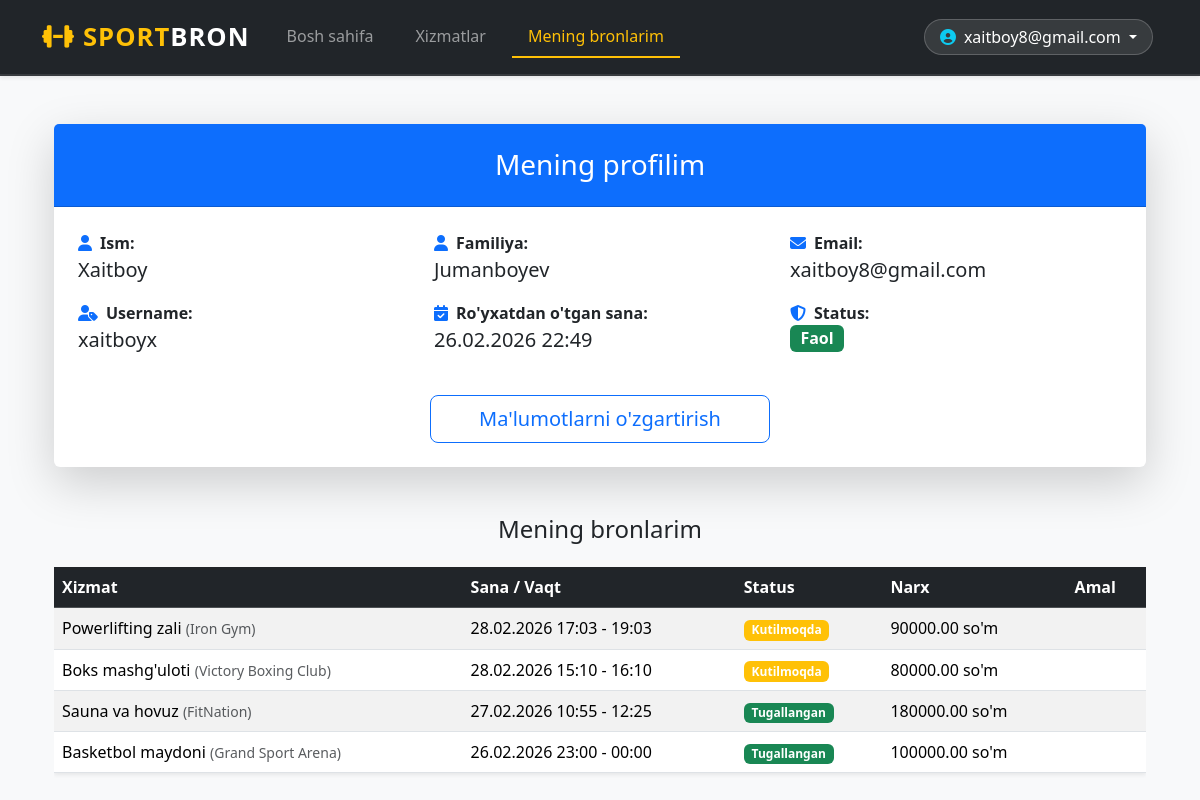
/users/profile/ (signed in), run on an earlier commit of the app's database.
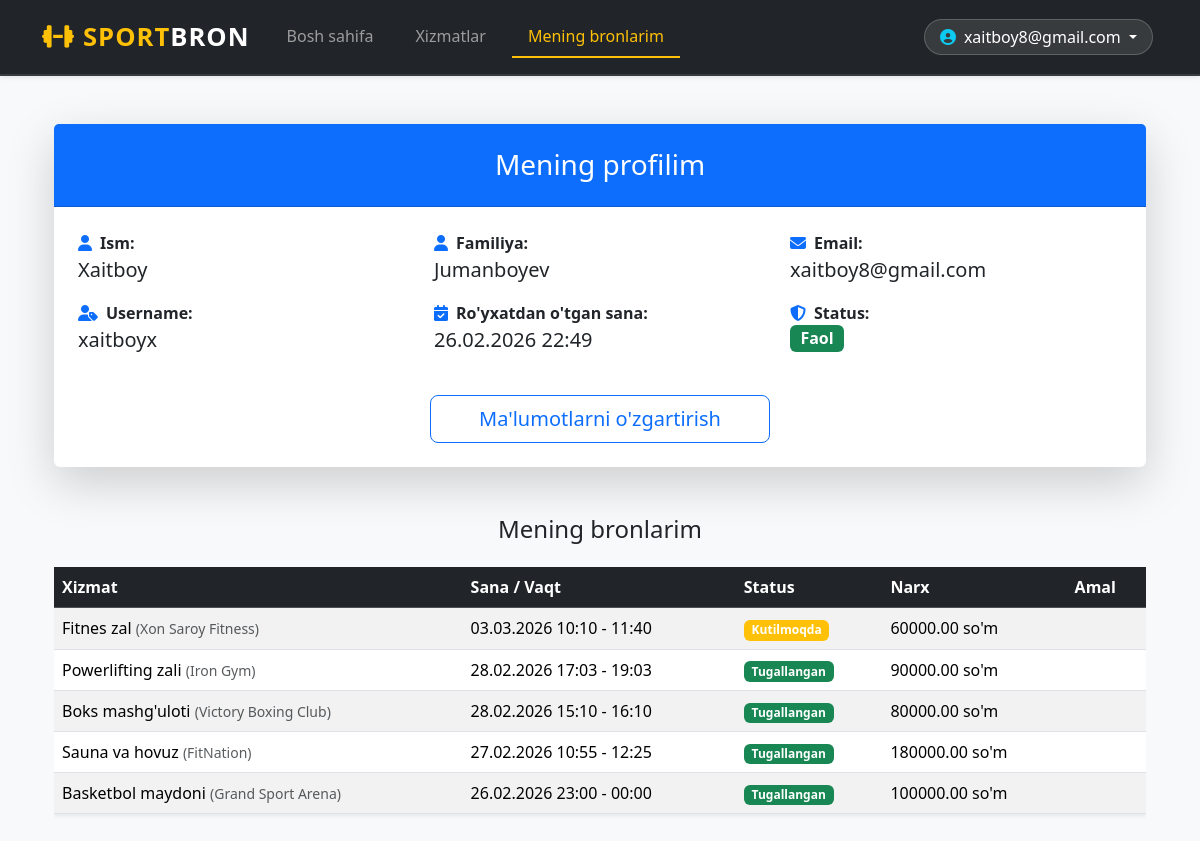
And on a later commit of the database.
### users/models.py (models this page shows)
class User(AbstractUser):
    email = models.EmailField(unique=True)
    strike_count = models.IntegerField(default=0)
    blocked_until = models.DateTimeField(null=True, blank=True)
    is_email_verified = models.BooleanField(default=False)
    USERNAME_FIELD = "email"
    REQUIRED_FIELDS = ["username"]

### bookings/models.py (models this page shows, shortened)
class Booking(models.Model):
    STATUS_CHOICES = [
        ("pending", "Pending"),
        ("in_progress", "In Progress"),
        ("cancelled", "Cancelled"),
        ("completed", "Completed"),
        ("not_attended", "Not Attended"),
    ]
    user = models.ForeignKey(settings.AUTH_USER_MODEL, on_delete=models.CASCADE)
    service = models.ForeignKey(Service, on_delete=models.CASCADE)
    start_time = models.DateTimeField()
    end_time = models.DateTimeField()
    people_count = models.PositiveIntegerField(default=1)
    total_price = models.DecimalField(max_digits=10, decimal_places=2, editable=False)
    status = models.CharField(max_length=20, choices=STATUS_CHOICES, default="pending")
    created_at = models.DateTimeField(auto_now_add=True)
    updated_at = models.DateTimeField(auto_now=True)
    class Meta:
        ordering = ["-start_time"]
        indexes = [
            models.Index(fields=["service", "start_time", "end_time", "status"]),
            models.Index(fields=["user", "start_time", "status"]),
        ]
    def can_cancel(self):
        now = timezone.now()
        if now >= self.start_time:
            return False

### facilities/models.py (models this page shows, shortened)
class Service(models.Model):
    facility = models.ForeignKey(Facility, on_delete=models.CASCADE)
    name = models.CharField(max_length=255)
    price_per_hour = models.DecimalField(max_digits=10, decimal_places=2)
    capacity = models.IntegerField()
    is_exclusive = models.BooleanField(default=False)
    image = models.ImageField(
        upload_to='services/',
        null=True,
        blank=True,
        verbose_name="Xizmat rasmi"
    )

class Facility(models.Model):
    name = models.CharField(max_length=255)
    location = models.CharField(max_length=255)
    description = models.TextField()
    map_url = models.URLField(
        max_length=500,
        blank=True,
        null=True,
        verbose_name="Xarita havolasi (Google Maps)",
        help_text="Google Mapsdan joyni ulashgan linkni bu yerga qo‘ying"
    )
    latitude = models.FloatField(null=True, blank=True)
    longitude = models.FloatField(null=True, blank=True)

### users/views.py (the view)
# urls.py: path("profile/", profile, name="profile"),
@login_required
def profile(request):
    bookings = Booking.objects.filter(
        user=request.user
    ).select_related('service__facility').order_by('-start_time')
    context = {
        'user': request.user,
        'blocked_until_local': timezone.localtime(request.user.blocked_until) if request.user.blocked_until else None,
        'bookings': bookings,
        'now': timezone.now(),
    }
    return render(request, "profile.html", context)

### templates/profile.html (shortened to what this page needs)
{% extends "base.html" %}
{% block content %}
<div class="container my-5">
    <div class="card shadow-lg border-0 mb-5">
        <div class="card-header bg-primary text-white text-center py-4">
            <h3 class="mb-0">Mening profilim</h3>
        </div>
        <div class="card-body p-4">
            <div class="row text-center text-md-start">
                <div class="col-md-4 mb-3">
                    <strong><i class="fas fa-user me-2 text-primary"></i>Ism:</strong><br>
                    <span class="fs-5">{{ user.first_name|default:"Belgilanmagan" }}</span>
                </div>
                <div class="col-md-4 mb-3">
                    <strong><i class="fas fa-user me-2 text-primary"></i>Familiya:</strong><br>
                    <span class="fs-5">{{ user.last_name|default:"Belgilanmagan" }}</span>
                </div>
                <div class="col-md-4 mb-3">
                    <strong><i class="fas fa-envelope me-2 text-primary"></i>Email:</strong><br>
                    <span class="fs-5">{{ user.email }}</span>
                </div>
                <div class="col-md-4 mb-3">
                    <strong><i class="fas fa-user-tag me-2 text-primary"></i>Username:</strong><br>
                    <span class="fs-5">{{ user.username|default:"Belgilanmagan" }}</span>
                </div>
                <div class="col-md-4 mb-3">
                    <strong><i class="fas fa-calendar-check me-2 text-primary"></i>Ro'yxatdan o'tgan sana:</strong><br>
                    <span class="fs-5">{{ user.date_joined|date:"d.m.Y H:i" }}</span>
                </div>
                <div class="col-md-4 mb-3">
                    <strong><i class="fas fa-shield-alt me-2 text-primary"></i>Status:</strong><br>
                    {% if blocked_until_local and blocked_until_local > now %}
                        <span class="badge bg-danger fs-6">
                            Bloklangan ({{ blocked_until_local|date:"d.m.Y H:i" }} gacha)
                        </span>
                    {% else %}
                        <span class="badge bg-success fs-6">Faol</span>
                    {% endif %}
                </div>
            </div>
            <div class="text-center mt-4">
                <a href="{% url 'edit_profile' %}" class="btn btn-outline-primary btn-lg px-5">
                    Ma'lumotlarni o'zgartirish
                </a>
            </div>
        </div>
    </div>
    <h4 class="mb-4 text-center">Mening bronlarim</h4>
    {% if bookings %}
    <div class="table-responsive">
        <table class="table table-hover table-striped shadow-sm">
            <thead class="table-dark">
                <tr>
                    <th>Xizmat</th>
                    <th>Sana / Vaqt</th>
                    <th>Status</th>
                    <th>Narx</th>
                    <th>Amal</th>
                </tr>
            </thead>
            <tbody>
                {% for booking in bookings %}
                <tr>
                    <td>{{ booking.service.name }} <small class="text-muted">({{ booking.service.facility.name }})</small></td>
                    <td>{{ booking.start_time|date:"d.m.Y H:i" }} - {{ booking.end_time|date:"H:i" }}</td>
                    <td>
                        {% if booking.status == "pending" %}<span class="badge bg-warning">Kutilmoqda</span>{% endif %}
                        {% if booking.status == "completed" %}<span class="badge bg-success">Tugallangan</span>{% endif %}
                    </td>
                    <td>{{ booking.total_price }} so'm</td>
                    <td>
                    </td>
                </tr>
                {% endfor %}
            </tbody>
        </table>
    </div>
    {% else %}
    <div class="alert alert-info text-center py-5">
        <h5>Hozircha bronlar yo'q</h5>
        <a href="{% url 'facilities:service_list' %}" class="btn btn-primary mt-3">Xizmatlarni ko'rish</a>
    </div>
    {% endif %}
</div>
{% endblock %}

### templates/base.html (shortened to what this page needs)
{% load static %}
<!DOCTYPE html>
<html lang="uz">
<head>
    <link href="https://cdn.jsdelivr.net/npm/bootstrap@5.3.3/dist/css/bootstrap.min.css" rel="stylesheet">
    <link rel="stylesheet" href="https://cdnjs.cloudflare.com/ajax/libs/font-awesome/6.5.0/css/all.min.css">
</head>
<body>
<nav class="navbar navbar-expand-lg navbar-dark bg-dark shadow-sm sticky-top">
    <div class="container">
        <a class="navbar-brand fw-bold text-warning" href="{% url 'home' %}">
            <i class="fas fa-dumbbell me-2"></i>SPORT<span class="text-white">BRON</span>
        </a>
        <div class="collapse navbar-collapse" id="navbarContent">
            <ul class="navbar-nav me-auto mb-2 mb-lg-0">
                <li class="nav-item">
                    <a class="nav-link {% if request.resolver_match.url_name == 'home' %}active{% endif %}" href="{% url 'home' %}">Bosh sahifa</a>
                </li>
                {% if user.is_authenticated %}
                    <li class="nav-item">
                        <a class="nav-link {% if 'service' in request.path %}active{% endif %}" href="{% url 'facilities:service_list' %}">Xizmatlar</a>
                    </li>
                    <li class="nav-item">
                        <a class="nav-link {% if 'profile' in request.path %}active{% endif %}" href="{% url 'profile' %}">Mening bronlarim</a>
                    </li>
                {% endif %}
            </ul>
            <ul class="navbar-nav ms-auto align-items-center">
                {% if user.is_authenticated %}
                    <li class="nav-item dropdown">
                        <a class="nav-link dropdown-toggle user-dropdown-btn text-white" href="#" id="userDropdown" role="button" data-bs-toggle="dropdown" aria-expanded="false">
                            <i class="fas fa-user-circle me-2 text-info"></i>{{ user.email|truncatechars:20 }}
                        </a>
                    </li>
                {% endif %}
            </ul>
        </div>
    </div>
</nav>
<main class="container mt-4 mb-5">
    {% block content %}{% endblock %}
</main>
</body>
</html>

### templates/base.html (style rules this page uses)
:root { --primary-color: #0d6efd; --accent-color: #ffc107; }
body { background-color: #f8f9fa; font-family: 'Segoe UI', Tahoma, Geneva, Verdana, sans-serif; }
.navbar { padding: 0.8rem 0; border-bottom: 2px solid rgba(255, 255, 255, 0.1); }
.navbar-brand { font-size: 1.6rem; letter-spacing: 1px; }
.nav-link { font-weight: 500; transition: all 0.3s ease; margin: 0 5px; padding: 0.5rem 1rem !important; }
.active { color: var(--accent-color) !important; border-bottom: 2px solid var(--accent-color); }
.user-dropdown-btn { background: rgba(255, 255, 255, 0.1); border-radius: 50px; padding: 5px 15px !important; border: 1px solid rgba(255, 255, 255, 0.2); }

What changed in the data, as far as the page shows it:
added Booking: service.name "Fitnes zal", service.facility.name "Xon Saroy Fitness", start_time "03.03.2026 10:10", end_time "11:40", status "Kutilmoqda", total_price "60000.00"
changed Booking "Powerlifting zali": status "Kutilmoqda" → "Tugallangan"
changed Booking "Boks mashg'uloti": status "Kutilmoqda" → "Tugallangan"
